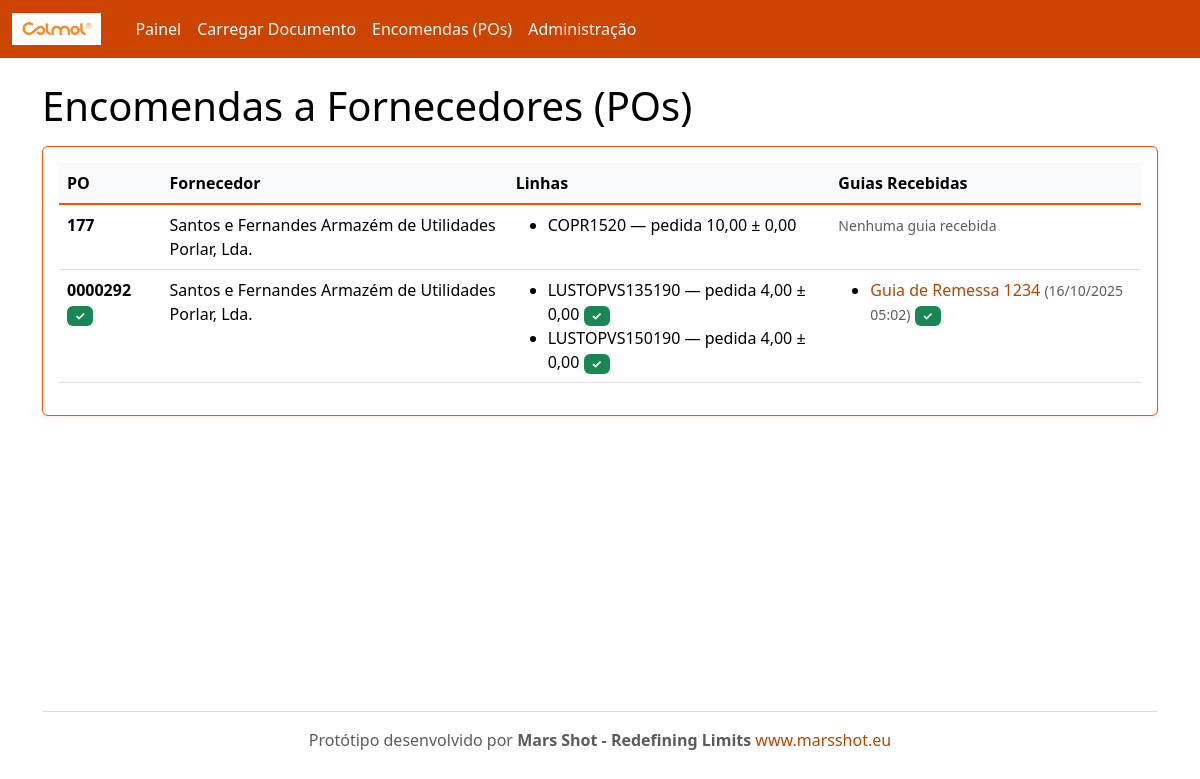
The page /po/ on the database as committed earlier.
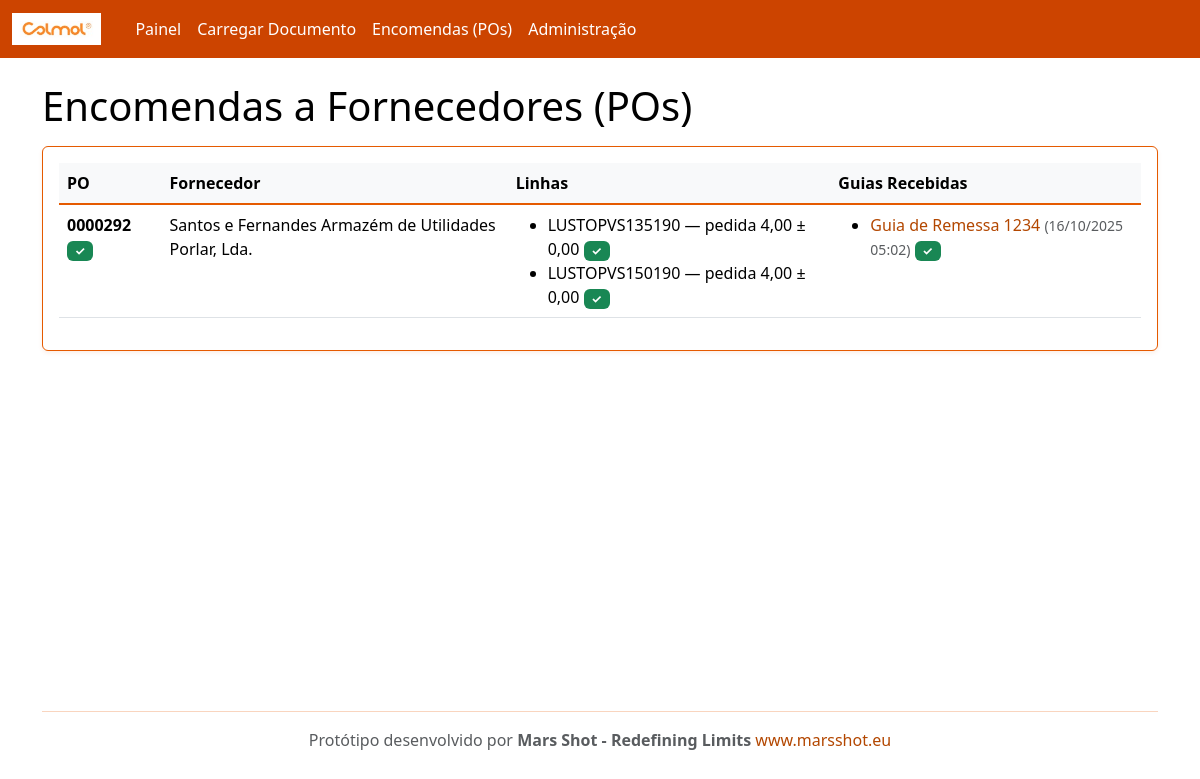
The same page on the database as committed later.
### rececao/models.py (models this page shows, shortened)
class PurchaseOrder(models.Model):
    number = models.CharField(max_length=100, unique=True)
    supplier = models.ForeignKey(Supplier, on_delete=models.CASCADE, related_name='purchase_orders')
    created_at = models.DateTimeField(auto_now_add=True)
    @property
    def is_complete(self):
        lines = self.lines.all()
        if not lines.exists():
            return False
        return all(line.is_complete for line in lines)

class Supplier(models.Model):
    name = models.CharField(max_length=200, unique=True)
    email = models.EmailField(blank=True, null=True)
    code = models.CharField(max_length=50, unique=True)

class POLine(models.Model):
    po = models.ForeignKey(PurchaseOrder, on_delete=models.CASCADE, related_name='lines')
    internal_sku = models.CharField(max_length=120)  # código interno Colmol
    description = models.CharField(max_length=255, blank=True)
    unit = models.CharField(max_length=20, default='UN')
    qty_ordered = models.DecimalField(max_digits=12, decimal_places=2)
    qty_received = models.DecimalField(max_digits=12, decimal_places=2, default=0)
    tolerance = models.DecimalField(max_digits=6, decimal_places=2, default=0)  # tolerância admitida
    class Meta:
        unique_together = ('po','internal_sku')
    @property
    def qty_remaining(self):
        return self.qty_ordered - self.qty_received
    @property
    def is_complete(self):
        return self.qty_remaining <= 0

class InboundDocument(models.Model):
    DOC_TYPES = (
        ('GR','Guia de Remessa'),
        ('FT','Nota de Encomenda'),
    )
    supplier = models.ForeignKey(Supplier, on_delete=models.CASCADE, related_name='inbound_docs')
    doc_type = models.CharField(max_length=2, choices=DOC_TYPES, default='GR')
    number = models.CharField(max_length=120)
    file = models.FileField(upload_to='inbound/')
    received_at = models.DateTimeField(auto_now_add=True)
    parsed_payload = models.JSONField(default=dict, blank=True)  # resultado do OCR/extração
    po = models.ForeignKey(PurchaseOrder, on_delete=models.SET_NULL, null=True, blank=True, related_name='inbound_docs')

### rececao/views.py (the view)
# urls.py: path('po/', views.po_list, name='po_list'),
def po_list(request):
    from django.db.models import Prefetch
    from .models import InboundDocument
    pos = PurchaseOrder.objects.all().order_by('-id').prefetch_related(
        'lines',
        Prefetch(
            'inbound_docs',
            queryset=InboundDocument.objects.filter(doc_type='GR').order_by('-received_at'),
            to_attr='guias_remessa'
        )
    )
    return render(request, 'po_list.html', {'pos': pos})

### templates/po_list.html
{% extends "base.html" %}
{% block content %}
<h1>Encomendas a Fornecedores (POs)</h1>
<div class="card p-3 mt-3">
  <table class="table table-hover">
    <thead><tr><th>PO</th><th>Fornecedor</th><th>Linhas</th><th>Guias Recebidas</th></tr></thead>
    <tbody>
      {% for p in pos %}
      <tr>
        <td>
          <strong>{{ p.number }}</strong>
          {% if p.is_complete %}
            <span class="badge bg-success">✓</span>
          {% endif %}
        </td>
        <td>{{ p.supplier.name }}</td>
        <td>
          <ul class="mb-0">
          {% for l in p.lines.all %}
            <li>
              {{ l.internal_sku }} — pedida {{ l.qty_ordered|floatformat:2 }} ± {{ l.tolerance|floatformat:2 }}
              {% if l.is_complete %}
                <span class="badge bg-success">✓</span>
              {% endif %}
            </li>
          {% endfor %}
          </ul>
        </td>
        <td>
          {% if p.guias_remessa %}
            <ul class="mb-0">
            {% for guia in p.guias_remessa %}
              <li>
                <a href="/inbound/{{ guia.id }}/" class="text-decoration-none">
                  {{ guia.get_doc_type_display }} {{ guia.number }}
                </a>
                <small class="text-muted">({{ guia.received_at|date:"d/m/Y H:i" }})</small>
                {% if guia.match_result %}
                  {% if guia.match_result.status == 'matched' %}
                    <span class="badge bg-success">✓</span>
                  {% elif guia.match_result.status == 'exceptions' %}
                    <span class="badge bg-warning">!</span>
                  {% endif %}
                {% endif %}
              </li>
            {% endfor %}
            </ul>
          {% else %}
            <small class="text-muted">Nenhuma guia recebida</small>
          {% endif %}
        </td>
      </tr>
      {% empty %}
      <tr><td colspan="4">Sem POs. Use o admin para criar dados de exemplo.</td></tr>
      {% endfor %}
    </tbody>
  </table>
</div>
{% endblock %}

### templates/base.html (shortened to what this page needs)
{% load static %}
<!doctype html>
<html lang="pt">
<head>
  <link href="https://cdn.jsdelivr.net/npm/bootstrap@5.3.3/dist/css/bootstrap.min.css" rel="stylesheet">
</head>
<body>
  <nav class="navbar navbar-expand-lg navbar-dark">
    <div class="container-fluid">
      <a class="navbar-brand d-flex align-items-center" href="/">
        <img src="{% static 'colmol-logo.png' %}" alt="Colmol" style="height: 32px; margin-right: 10px;">
      </a>
      <div class="collapse navbar-collapse" id="nav">
        <ul class="navbar-nav me-auto mb-2 mb-lg-0">
          <li class="nav-item"><a class="nav-link" href="/">Painel</a></li>
          <li class="nav-item"><a class="nav-link" href="/upload/">Carregar Documento</a></li>
          <li class="nav-item"><a class="nav-link" href="/po/">Encomendas (POs)</a></li>
          <li class="nav-item"><a class="nav-link" href="/admin/" target="_blank">Administração</a></li>
        </ul>
      </div>
    </div>
  </nav>
  <main class="container my-4">
    {% block content %}{% endblock %}
  </main>
  <footer class="container my-5">
    <hr class="border-secondary" />
    <div class="text-center">
      <p class="mb-0 text-muted">Protótipo desenvolvido por <strong>Mars Shot - Redefining Limits</strong> <a
          href="https://www.marsshot.eu" target="_blank" class="text-decoration-none">www.marsshot.eu</a></p>
    </div>
  </footer>
</body>
</html>

Rows that differ between the two databases and show on the page:
removed PurchaseOrder: number "177", supplier.name "Santos e Fernandes Armazém de Utilidades Porlar, Lda.", shows "Nenhuma guia recebida"
removed POLine: internal_sku "COPR1520", qty_ordered "10,00", tolerance "0,00", shown under "177"
